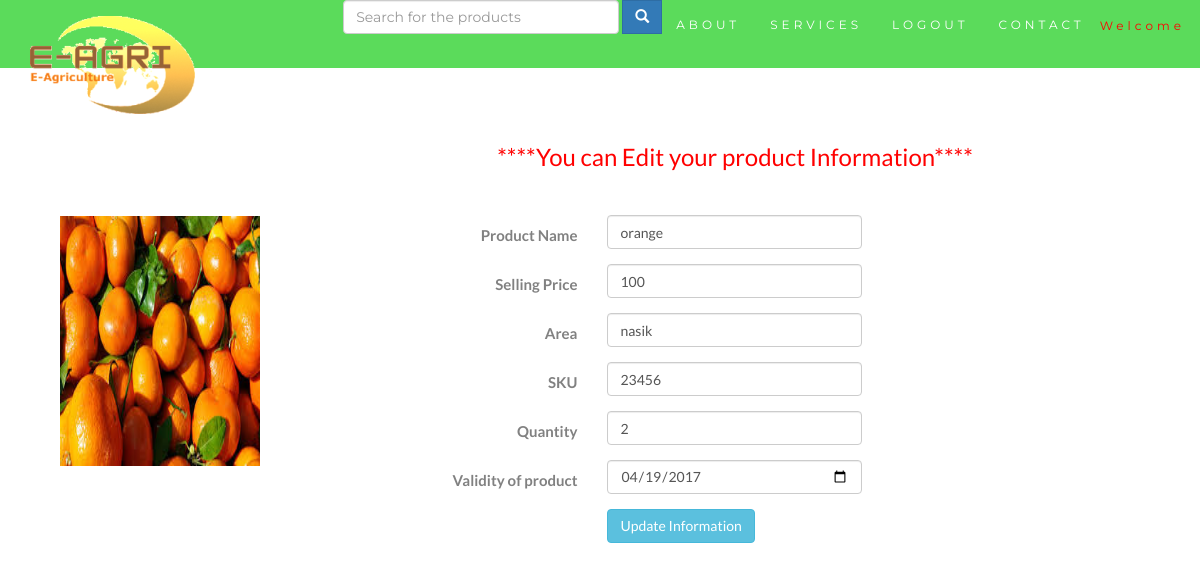
The page /farmer_description.php?product_id=2 on the database its author committed.
### tables this page shows
CREATE TABLE `upload_db` (
  `product_id` int(11) NOT NULL,
  `uploaded_by` varchar(300) NOT NULL,
  `product_name` varchar(30) NOT NULL,
  `area` varchar(40) NOT NULL,
  `selling_price` int(40) NOT NULL,
  `quantity` int(40) NOT NULL,
  `image` varchar(300) NOT NULL,
  `sku` varchar(30) NOT NULL,
  `exist` tinyint(1) NOT NULL,
  `validity` date NOT NULL
);

### farmer_description.php (the view, shortened to what this page needs)
<?php
include('common/headerf.php');
  $product_id=$_GET['product_id'];
  $con=new mysqli('localhost','root','','e-agri');
  $sql=mysqli_query($con,"SELECT * from upload_db where product_id='$product_id'");
  $row=mysqli_fetch_array($sql) or die("cannot select".mysqli_error($con));
?>
<!DOCTYPE html>
<html>
<head>
</head>
<body>
<div class="col-md-12">
	<div class="col-md-3" class="container-fluid text-center bg-grey">
		<br><br><br>
		<img src="photos/<?php echo $row['image'];?>"  class="rounded" style="min-height:50px;" width="200" height="250" hspace="30" class="responsive-img"/>
	</div>
	<div class="container" class="bg-success">
	<div class="col-md-9">
		<p align="center" style="color: red">
    		<font size="5">
        		****You can Edit your product Information****
    		</font>
		</p>
		<form class="form-horizontal" action="update_product_info.php?product_id=<?php echo $product_id;?>" method="post" enctype="multipart/form-data">
		<br>
		<fieldset>
		<div class="form-group">
  			<label class="col-md-4 control-label" for="pname">Product Name</label>
  		<div class="col-md-4">
  		<input id="product_name" name="product_name" type="text" placeholder="Enter a name of your product" value="<?php echo $row['product_name'];?>" class="form-control input-md" required="">
  		</div>
		</div>
		<div class="form-group">
  		<label class="col-md-4 control-label" for="sp">Selling Price</label>
  		<div class="col-md-4">
  		<input id="selling_price" name="selling_price" type="text" value="<?php echo $row['selling_price'];?>" class="form-control input-md" required="">
  		</div>
		</div>
		<div class="form-group">
  		<label class="col-md-4 control-label" for="area">Area</label>
  		<div class="col-md-4">
  		<input id="area" name="area" type="text" value="<?php echo $row['area'];?>" class="form-control input-md" required="">
  		</div>
		</div>
		<div class="form-group">
  		<label class="col-md-4 control-label" for="sku">SKU</label>
  		<div class="col-md-4">
  		<input id="sku" name="sku" type="text" value="<?php echo $row['sku'];?>" class="form-control input-md" required="">
  		</div>
		</div>
		<div class="form-group">
  		<label class="col-md-4 control-label" for="quantity">Quantity</label>
  		<div class="col-md-4">
  		<input id="quantity" name="quantity" type="text" value="<?php echo $row['quantity'];?>" class="form-control input-md" required="">
  		</div>
		</div>
		<div class="form-group">
  		<label class="col-md-4 control-label" for="validity">Validity of product</label>
  		<div class="col-md-4">
  		<input id="validity" name="validity" type="date" value="<?php echo $row['validity'];?>" class="form-control input-md" required="">
  		</div>
		</div>
		<div class="form-group">
  		<label class="col-md-4 control-label" for="submit"></label>
  		<div class="col-md-4">
    	<button id="submit" type="submit" name="submit" class="btn btn-info">Update Information</button>
  		</div>
		</div>
		</form>
	</div>
	</div>
</div>
</body>
</html>

### common/headerf.php (style rules this page uses)
body { font: 400 15px Lato, sans-serif; line-height: 1.8; color: #818181; }

### rows shown on the page
upload_db: image (picture), product_name "orange", selling_price "100", area "nasik", sku "23456", quantity "2", validity "04/19/2017"
